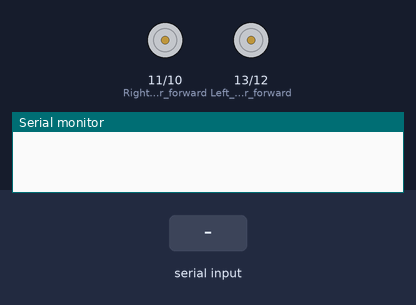
Bench run of a sketch on a simulated Arduino Uno, built with avr-gcc and run on an emulated ATmega328P. Parts: motor-driver pin pairs drawn as motors (green arrow = first pin HIGH = forward, orange = second pin HIGH = backward, longer = more drive), the last lines printed to the serial monitor. The test bench sets the inputs (shaded band).

Above: at 1.2 s.
1.3 s: "F" received over the second serial link
At 2.3 s:
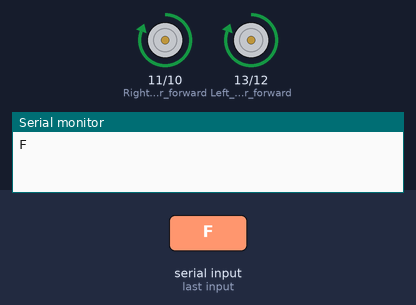
2.8 s: "B" received over the second serial link
At 3.5 s:
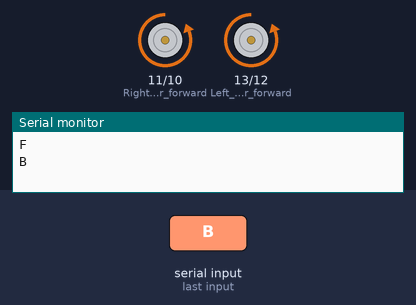
4.3 s: "L" received over the second serial link
At 4.6 s:
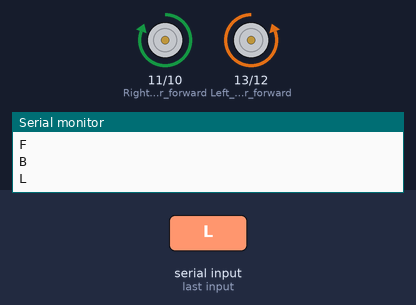
5.8 s: "R" received over the second serial link
At 6.9 s:
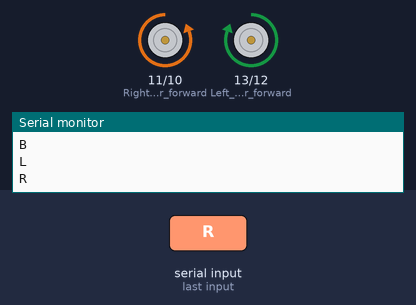
Timing chart, 0 to 8.3 s (numbered marks = the images above; inputs shaded):
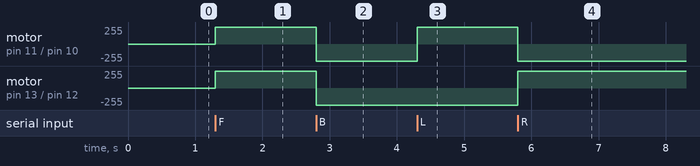

Measured:
- after the input at 1.3 s, motor on pin 11 (Right_motor_forward) / pin 10 (Right_motor_backward), motor on pin 13 (Left_motor_forward) / pin 12 (Left_motor_backward): stopped → forward 255/255 at once
- after the input at 2.8 s, motor on pin 11 (Right_motor_forward) / pin 10 (Right_motor_backward), motor on pin 13 (Left_motor_forward) / pin 12 (Left_motor_backward): forward 255/255 → backward 255/255 at once
- after the input at 4.3 s, motor on pin 11 (Right_motor_forward) / pin 10 (Right_motor_backward): backward 255/255 → forward 255/255 at once
- after the input at 5.8 s, motor on pin 11 (Right_motor_forward) / pin 10 (Right_motor_backward): forward 255/255 → backward 255/255 at once; motor on pin 13 (Left_motor_forward) / pin 12 (Left_motor_backward): backward 255/255 → forward 255/255 at once

The sketch:

sketch_nov14c.ino
```cpp
#include <SoftwareSerial.h>

SoftwareSerial BT(2, 3);  // RX, TX

char t;

void setup() {
  pinMode(13, OUTPUT); // Left motor forward
  pinMode(12, OUTPUT); // Left motor backward
  pinMode(11, OUTPUT); // Right motor forward
  pinMode(10, OUTPUT); // Right motor backward

  BT.begin(9600);
  Serial.begin(9600);
}

void stopCar() {
  digitalWrite(13, LOW);
  digitalWrite(12, LOW);
  digitalWrite(11, LOW);
  digitalWrite(10, LOW);
}

void loop() {
  if (BT.available()) {
    t = BT.read();
    Serial.println(t);

    if (t == 'F') {           // forward
      digitalWrite(13, HIGH);
      digitalWrite(12, LOW);
      digitalWrite(11, HIGH);
      digitalWrite(10, LOW);
    }
    else if (t == 'B') {      // backward
      digitalWrite(13, LOW);
      digitalWrite(12, HIGH);
      digitalWrite(11, LOW);
      digitalWrite(10, HIGH);
    }
    else if (t == 'L') {      // left
      digitalWrite(13, LOW);
      digitalWrite(12, HIGH);
      digitalWrite(11, HIGH);
      digitalWrite(10, LOW);
    }
    else if (t == 'R') {      // right
      digitalWrite(13, HIGH);
      digitalWrite(12, LOW);
      digitalWrite(11, LOW);
      digitalWrite(10, HIGH);
    }
    else if (t == 'S') {      // stop
      stopCar();
    }
  }
}
```
